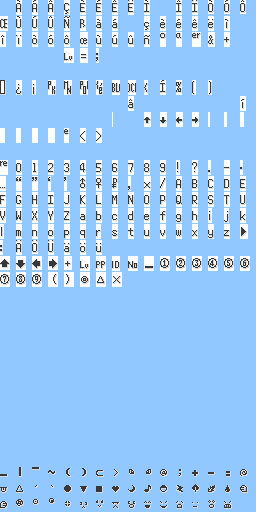
#> input picture tools/emerald_src/latin_normal.png, 256 x 512 px
$ python generate_emerald_text_assets.py
#> lines starting #> are read from the running program, lines starting #| are printed output that depends on the picture
#!/usr/bin/env python3
"""Generate the Emerald text UI assets consumed by com.pokemon.gui.text.emerald.

Inputs (tools/emerald_src/, fetched from pret/pokeemerald):
  latin_normal.png  256x512 indexed; 16x16 px cells, 16 per row; glyph id = row*16+col.
                    Pixel indices: 0=transparent, 1=fg, 2=shadow, 3=white (kept opaque).
  fonts.c           contains gFontNormalLatinGlyphWidths (advance width per glyph id).
  message_box.png   56x16 indexed; 7x2 tiles of 8x8 used by WindowFunc_DrawDialogueFrame.
  down_arrow.png    8x48 indexed; blitted as an 8x16 strip at y offset {0,1,2,1}.

Outputs (src/main/resources/art/ui/emerald/):
  font_normal.png         256x256 RGBA, 16x16 grid of 16x16 cells, marker colors:
                          fg=#000000, shadow=#808080, white=#FFFFFF, rest transparent.
  font_normal_widths.txt  256 lines, advance width for glyph id = line number.
  dialogue_frame.png      240x48 RGBA strip placed at native y=112 on the 240x160 field.
  down_arrow.png          8x48 RGBA with transparency.
"""

import re
from pathlib import Path

from PIL import Image

ROOT = Path(__file__).resolve().parent.parent
SRC = ROOT / "tools" / "emerald_src"
OUT = ROOT / "src" / "main" / "resources" / "art" / "ui" / "emerald"

FG_MARKER = (0, 0, 0, 255)
SHADOW_MARKER = (128, 128, 128, 255)
WHITE = (255, 255, 255, 255)
TRANSPARENT = (0, 0, 0, 0)


# [7 lines left out: function index0_to_alpha, not called in this run]


def generate_font_sheet():
    src = Image.open(SRC / "latin_normal.png")
#> src is the input picture: PIL image 256x512 P; mean R, G, B 152.8, 200.4, 247.2
    out = Image.new("RGBA", (256, 256), TRANSPARENT)
#> out: PIL image 256x256 RGBA; every value is 0
    px_in = src.load()
    px_out = out.load()
    for y in range(256):  # first 256 glyph ids only (16 rows of 16x16 cells)
        for x in range(256):
            idx = px_in[x, y]
            if idx == 1:
                px_out[x, y] = FG_MARKER
            elif idx == 2:
                px_out[x, y] = SHADOW_MARKER
            elif idx == 3:
                px_out[x, y] = WHITE
    out.save(OUT / "font_normal.png")
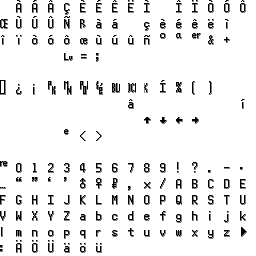
#> saved as font_normal.png: PIL image 256x256 RGBA; mean R, G, B, A 39.6, 39.6, 39.6, 56.2; transparent parts drawn white
    print("font_normal.png written")


def generate_widths():
#> (the run stopped early here; a loop or call above may not have finished)
